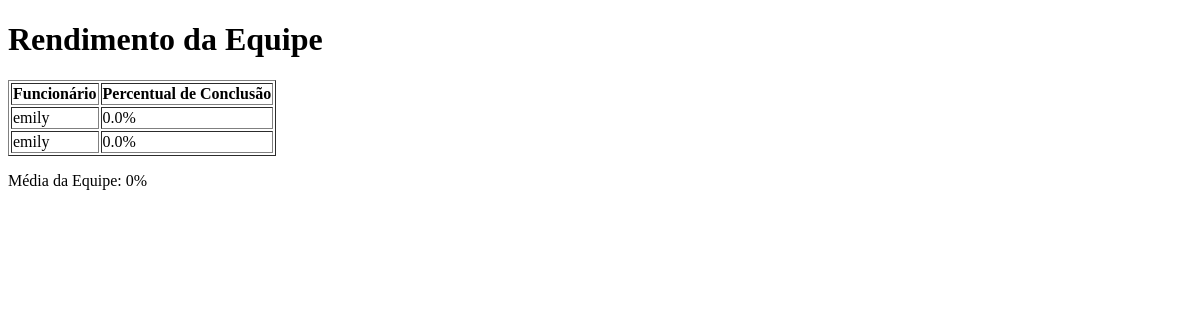
/rendimento_equipe/, run on an earlier commit of the app's database.
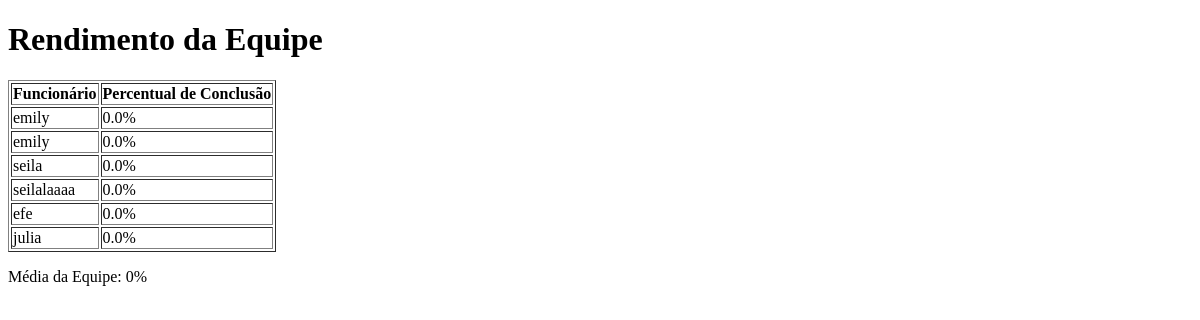
And on a later commit of the database.
### app/models.py (models this page shows, shortened)
class Formulario(models.Model):
    nome = models.CharField(max_length=100)  # Nome do funcionário
    data_criacao = models.DateTimeField(default=timezone.now)
    checklist = models.ManyToManyField('ChecklistItem', blank=True)
    percentual_conclusao = models.FloatField(default=0.0)

### app/views.py (the view)
# urls.py: path('rendimento_equipe/', rendimento_equipe, name='rendimento_equipe'),
def rendimento_equipe(request):
    formularios = Formulario.objects.all()
    media_equipe = Formulario.objects.aggregate(media_rendimento=Avg('percentual_conclusao'))['media_rendimento']
    return render(request, 'rendimento_equipe.html', {'formularios': formularios, 'media_equipe': media_equipe})

### score/templates/rendimento_equipe.html (shortened to what this page needs)
<!DOCTYPE html>
<html lang="en">
<head>
</head>
<body>
    <h1>Rendimento da Equipe</h1>
    <table border="1">
        <thead>
            <tr>
                <th>Funcionário</th>
                <th>Percentual de Conclusão</th>
            </tr>
        </thead>
        <tbody>
            {% for formulario in formularios %}
                <tr>
                    <td>{{ formulario.nome }}</td>
                    <td>{{ formulario.percentual_conclusao }}%</td>
                </tr>
            {% endfor %}
        </tbody>
    </table>
    <p>Média da Equipe: {{ media_equipe|default:"0" }}%</p>
</body>
</html>

What changed in the data, as far as the page shows it:
added Formulario: nome "seila", percentual_conclusao "0.0"
added Formulario: nome "seilalaaaa", percentual_conclusao "0.0"
added Formulario: nome "efe", percentual_conclusao "0.0"
added Formulario: nome "julia", percentual_conclusao "0.0"
